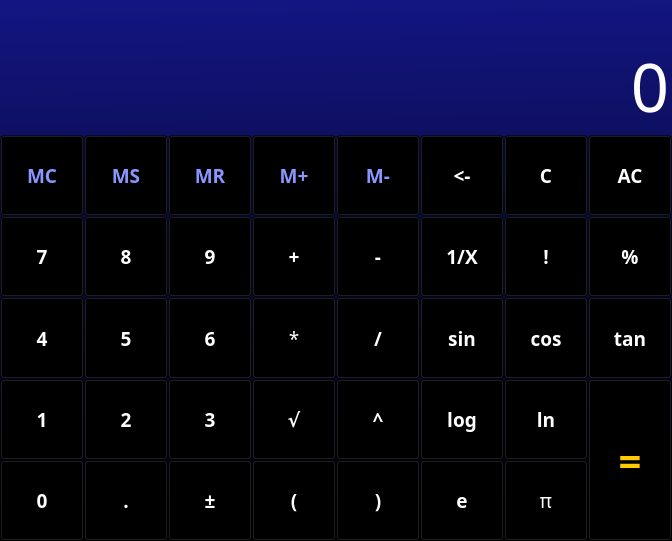
<?xml version="1.0" encoding="UTF-8"?>
<ui version="4.0">
 <class>MainWindow</class>
 <widget class="QMainWindow" name="MainWindow">
  <property name="geometry">
   <rect>
    <x>0</x>
    <y>0</y>
    <width>672</width>
    <height>541</height>
   </rect>
  </property>
  <property name="sizePolicy">
   <sizepolicy hsizetype="Minimum" vsizetype="Minimum">
    <horstretch>0</horstretch>
    <verstretch>0</verstretch>
   </sizepolicy>
  </property>
  <property name="windowTitle">
   <string>Calculator</string>
  </property>
  <property name="styleSheet">
   <string notr="true">background-color: qlineargradient(spread:pad, x1:0.502, y1:0, x2:0.521531, y2:1, stop:0 rgba(19, 21, 130, 255), stop:1 rgba(0, 0, 0, 255));</string>
  </property>
  <widget class="QWidget" name="centralWidget">
   <property name="styleSheet">
    <string notr="true">background-color: rgba(0,0,0,0);</string>
   </property>
   <layout class="QVBoxLayout" name="verticalLayout" stretch="1,3">
    <property name="spacing">
     <number>0</number>
    </property>
    <property name="leftMargin">
     <number>0</number>
    </property>
    <property name="topMargin">
     <number>0</number>
    </property>
    <property name="rightMargin">
     <number>0</number>
    </property>
    <property name="bottomMargin">
     <number>0</number>
    </property>
    <item>
     <widget class="QFrame" name="frame">
      <property name="focusPolicy">
       <enum>Qt::NoFocus</enum>
      </property>
      <property name="frameShape">
       <enum>QFrame::StyledPanel</enum>
      </property>
      <property name="frameShadow">
       <enum>QFrame::Plain</enum>
      </property>
      <property name="lineWidth">
       <number>3</number>
      </property>
      <layout class="QVBoxLayout" name="verticalLayout_2" stretch="0,0">
       <property name="spacing">
        <number>0</number>
       </property>
       <property name="leftMargin">
        <number>0</number>
       </property>
       <property name="topMargin">
        <number>0</number>
       </property>
       <property name="rightMargin">
        <number>0</number>
       </property>
       <property name="bottomMargin">
        <number>0</number>
       </property>
       <item>
        <widget class="QLabel" name="inputLabel">
         <property name="sizePolicy">
          <sizepolicy hsizetype="MinimumExpanding" vsizetype="MinimumExpanding">
           <horstretch>0</horstretch>
           <verstretch>0</verstretch>
          </sizepolicy>
         </property>
         <property name="minimumSize">
          <size>
           <width>0</width>
           <height>0</height>
          </size>
         </property>
         <property name="font">
          <font>
           <family>Purisa</family>
           <pointsize>20</pointsize>
           <weight>75</weight>
           <bold>true</bold>
          </font>
         </property>
         <property name="focusPolicy">
          <enum>Qt::NoFocus</enum>
         </property>
         <property name="styleSheet">
          <string notr="true">background-color: rgba(0,0,0,0);
color: rgb(255, 255, 255);</string>
         </property>
         <property name="text">
          <string/>
         </property>
         <property name="alignment">
          <set>Qt::AlignRight|Qt::AlignTrailing|Qt::AlignVCenter</set>
         </property>
         <property name="indent">
          <number>5</number>
         </property>
        </widget>
       </item>
       <item>
        <widget class="QLabel" name="resultLabel">
         <property name="sizePolicy">
          <sizepolicy hsizetype="MinimumExpanding" vsizetype="MinimumExpanding">
           <horstretch>1</horstretch>
           <verstretch>1</verstretch>
          </sizepolicy>
         </property>
         <property name="font">
          <font>
           <family>Purisa</family>
           <pointsize>50</pointsize>
           <weight>50</weight>
           <italic>false</italic>
           <bold>false</bold>
           <underline>false</underline>
           <kerning>true</kerning>
          </font>
         </property>
         <property name="focusPolicy">
          <enum>Qt::NoFocus</enum>
         </property>
         <property name="layoutDirection">
          <enum>Qt::LeftToRight</enum>
         </property>
         <property name="styleSheet">
          <string notr="true">background-color: rgba(0,0,0,0);
color: rgb(255, 255, 255);</string>
         </property>
         <property name="lineWidth">
          <number>0</number>
         </property>
         <property name="text">
          <string>0</string>
         </property>
         <property name="textFormat">
          <enum>Qt::AutoText</enum>
         </property>
         <property name="scaledContents">
          <bool>true</bool>
         </property>
         <property name="alignment">
          <set>Qt::AlignRight|Qt::AlignTrailing|Qt::AlignVCenter</set>
         </property>
         <property name="margin">
          <number>0</number>
         </property>
         <property name="indent">
          <number>2</number>
         </property>
        </widget>
       </item>
      </layout>
     </widget>
    </item>
    <item>
     <widget class="QFrame" name="bFrame">
      <property name="focusPolicy">
       <enum>Qt::NoFocus</enum>
      </property>
      <property name="styleSheet">
       <string notr="true">QPushButton { background-color: rgba(0, 0, 0, 0); color: white;}
QPushButton:pressed { background-color: rgba(255, 255, 255, 75);  }
QPushButton:hover:!pressed { border: 1px solid rgb(238, 152, 45); background-color: rgba(238, 152, 45, 75); }</string>
      </property>
      <property name="frameShape">
       <enum>QFrame::NoFrame</enum>
      </property>
      <property name="frameShadow">
       <enum>QFrame::Raised</enum>
      </property>
      <property name="lineWidth">
       <number>0</number>
      </property>
      <layout class="QGridLayout" name="gridLayout" rowstretch="1,1,1,1,1" columnstretch="1,1,1,1,1,1,1,1">
       <property name="sizeConstraint">
        <enum>QLayout::SetDefaultConstraint</enum>
       </property>
       <property name="leftMargin">
        <number>0</number>
       </property>
       <property name="topMargin">
        <number>0</number>
       </property>
       <property name="rightMargin">
        <number>0</number>
       </property>
       <property name="bottomMargin">
        <number>0</number>
       </property>
       <property name="spacing">
        <number>0</number>
       </property>
       <item row="1" column="1">
        <widget class="QPushButton" name="b8">
         <property name="sizePolicy">
          <sizepolicy hsizetype="Expanding" vsizetype="Expanding">
           <horstretch>1</horstretch>
           <verstretch>1</verstretch>
          </sizepolicy>
         </property>
         <property name="font">
          <font>
           <family>Purisa</family>
           <pointsize>14</pointsize>
           <weight>75</weight>
           <italic>false</italic>
           <bold>true</bold>
           <underline>false</underline>
           <strikeout>false</strikeout>
          </font>
         </property>
         <property name="focusPolicy">
          <enum>Qt::NoFocus</enum>
         </property>
         <property name="text">
          <string>8</string>
         </property>
        </widget>
       </item>
       <item row="0" column="0">
        <widget class="QPushButton" name="bMC">
         <property name="sizePolicy">
          <sizepolicy hsizetype="Expanding" vsizetype="Expanding">
           <horstretch>1</horstretch>
           <verstretch>1</verstretch>
          </sizepolicy>
         </property>
         <property name="font">
          <font>
           <family>Purisa</family>
           <pointsize>14</pointsize>
           <weight>75</weight>
           <italic>false</italic>
           <bold>true</bold>
           <underline>false</underline>
           <strikeout>false</strikeout>
          </font>
         </property>
         <property name="focusPolicy">
          <enum>Qt::NoFocus</enum>
         </property>
         <property name="styleSheet">
          <string notr="true">color: rgb(138, 150, 255);</string>
         </property>
         <property name="text">
          <string>MC</string>
         </property>
        </widget>
       </item>
       <item row="1" column="2">
        <widget class="QPushButton" name="b9">
         <property name="sizePolicy">
          <sizepolicy hsizetype="Expanding" vsizetype="Expanding">
           <horstretch>1</horstretch>
           <verstretch>1</verstretch>
          </sizepolicy>
         </property>
         <property name="font">
          <font>
           <family>Purisa</family>
           <pointsize>14</pointsize>
           <weight>75</weight>
           <italic>false</italic>
           <bold>true</bold>
           <underline>false</underline>
           <strikeout>false</strikeout>
          </font>
         </property>
         <property name="focusPolicy">
          <enum>Qt::NoFocus</enum>
         </property>
         <property name="text">
          <string>9</string>
         </property>
        </widget>
       </item>
       <item row="1" column="3">
        <widget class="QPushButton" name="bAdd">
         <property name="sizePolicy">
          <sizepolicy hsizetype="Expanding" vsizetype="Expanding">
           <horstretch>1</horstretch>
           <verstretch>1</verstretch>
          </sizepolicy>
         </property>
         <property name="font">
          <font>
           <family>Purisa</family>
           <pointsize>14</pointsize>
           <weight>75</weight>
           <italic>false</italic>
           <bold>true</bold>
           <underline>false</underline>
           <strikeout>false</strikeout>
          </font>
         </property>
         <property name="focusPolicy">
          <enum>Qt::NoFocus</enum>
         </property>
         <property name="text">
          <string>+</string>
         </property>
        </widget>
       </item>
       <item row="4" column="0">
        <widget class="QPushButton" name="b0">
         <property name="sizePolicy">
          <sizepolicy hsizetype="Expanding" vsizetype="Expanding">
           <horstretch>1</horstretch>
           <verstretch>1</verstretch>
          </sizepolicy>
         </property>
         <property name="font">
          <font>
           <family>Purisa</family>
           <pointsize>14</pointsize>
           <weight>75</weight>
           <italic>false</italic>
           <bold>true</bold>
           <underline>false</underline>
           <strikeout>false</strikeout>
          </font>
         </property>
         <property name="focusPolicy">
          <enum>Qt::NoFocus</enum>
         </property>
         <property name="styleSheet">
          <string notr="true"/>
         </property>
         <property name="text">
          <string>0</string>
         </property>
        </widget>
       </item>
       <item row="4" column="1">
        <widget class="QPushButton" name="bDot">
         <property name="sizePolicy">
          <sizepolicy hsizetype="Expanding" vsizetype="Expanding">
           <horstretch>1</horstretch>
           <verstretch>1</verstretch>
          </sizepolicy>
         </property>
         <property name="font">
          <font>
           <family>Purisa</family>
           <pointsize>14</pointsize>
           <weight>75</weight>
           <italic>false</italic>
           <bold>true</bold>
           <underline>false</underline>
           <strikeout>false</strikeout>
          </font>
         </property>
         <property name="focusPolicy">
          <enum>Qt::NoFocus</enum>
         </property>
         <property name="text">
          <string>.</string>
         </property>
        </widget>
       </item>
       <item row="4" column="2">
        <widget class="QPushButton" name="bSign">
         <property name="sizePolicy">
          <sizepolicy hsizetype="Expanding" vsizetype="Expanding">
           <horstretch>1</horstretch>
           <verstretch>1</verstretch>
          </sizepolicy>
         </property>
         <property name="font">
          <font>
           <family>Purisa</family>
           <pointsize>14</pointsize>
           <weight>75</weight>
           <italic>false</italic>
           <bold>true</bold>
           <underline>false</underline>
           <strikeout>false</strikeout>
          </font>
         </property>
         <property name="focusPolicy">
          <enum>Qt::NoFocus</enum>
         </property>
         <property name="text">
          <string>±</string>
         </property>
        </widget>
       </item>
       <item row="4" column="6">
        <widget class="QPushButton" name="bPi">
         <property name="sizePolicy">
          <sizepolicy hsizetype="Expanding" vsizetype="Expanding">
           <horstretch>1</horstretch>
           <verstretch>1</verstretch>
          </sizepolicy>
         </property>
         <property name="font">
          <font>
           <family>Purisa</family>
           <pointsize>14</pointsize>
           <weight>50</weight>
           <italic>false</italic>
           <bold>false</bold>
           <underline>false</underline>
           <strikeout>false</strikeout>
          </font>
         </property>
         <property name="focusPolicy">
          <enum>Qt::NoFocus</enum>
         </property>
         <property name="styleSheet">
          <string notr="true"/>
         </property>
         <property name="text">
          <string>π</string>
         </property>
        </widget>
       </item>
       <item row="2" column="0">
        <widget class="QPushButton" name="b4">
         <property name="sizePolicy">
          <sizepolicy hsizetype="Expanding" vsizetype="Expanding">
           <horstretch>1</horstretch>
           <verstretch>1</verstretch>
          </sizepolicy>
         </property>
         <property name="font">
          <font>
           <family>Purisa</family>
           <pointsize>14</pointsize>
           <weight>75</weight>
           <italic>false</italic>
           <bold>true</bold>
           <underline>false</underline>
           <strikeout>false</strikeout>
          </font>
         </property>
         <property name="focusPolicy">
          <enum>Qt::NoFocus</enum>
         </property>
         <property name="text">
          <string>4</string>
         </property>
        </widget>
       </item>
       <item row="2" column="1">
        <widget class="QPushButton" name="b5">
         <property name="sizePolicy">
          <sizepolicy hsizetype="Expanding" vsizetype="Expanding">
           <horstretch>1</horstretch>
           <verstretch>1</verstretch>
          </sizepolicy>
         </property>
         <property name="font">
          <font>
           <family>Purisa</family>
           <pointsize>14</pointsize>
           <weight>75</weight>
           <italic>false</italic>
           <bold>true</bold>
           <underline>false</underline>
           <strikeout>false</strikeout>
          </font>
         </property>
         <property name="focusPolicy">
          <enum>Qt::NoFocus</enum>
         </property>
         <property name="text">
          <string>5</string>
         </property>
        </widget>
       </item>
       <item row="1" column="5">
        <widget class="QPushButton" name="bReciproc">
         <property name="sizePolicy">
          <sizepolicy hsizetype="Expanding" vsizetype="Expanding">
           <horstretch>1</horstretch>
           <verstretch>1</verstretch>
          </sizepolicy>
         </property>
         <property name="font">
          <font>
           <family>Purisa</family>
           <pointsize>14</pointsize>
           <weight>75</weight>
           <italic>false</italic>
           <bold>true</bold>
           <underline>false</underline>
           <strikeout>false</strikeout>
          </font>
         </property>
         <property name="focusPolicy">
          <enum>Qt::NoFocus</enum>
         </property>
         <property name="styleSheet">
          <string notr="true"/>
         </property>
         <property name="text">
          <string>1/X</string>
         </property>
        </widget>
       </item>
       <item row="1" column="6">
        <widget class="QPushButton" name="bFactorial">
         <property name="sizePolicy">
          <sizepolicy hsizetype="Expanding" vsizetype="Expanding">
           <horstretch>1</horstretch>
           <verstretch>1</verstretch>
          </sizepolicy>
         </property>
         <property name="font">
          <font>
           <family>Purisa</family>
           <pointsize>14</pointsize>
           <weight>75</weight>
           <italic>false</italic>
           <bold>true</bold>
           <underline>false</underline>
           <strikeout>false</strikeout>
          </font>
         </property>
         <property name="focusPolicy">
          <enum>Qt::NoFocus</enum>
         </property>
         <property name="text">
          <string>!</string>
         </property>
        </widget>
       </item>
       <item row="3" column="2">
        <widget class="QPushButton" name="b3">
         <property name="sizePolicy">
          <sizepolicy hsizetype="Expanding" vsizetype="Expanding">
           <horstretch>1</horstretch>
           <verstretch>1</verstretch>
          </sizepolicy>
         </property>
         <property name="font">
          <font>
           <family>Purisa</family>
           <pointsize>14</pointsize>
           <weight>75</weight>
           <italic>false</italic>
           <bold>true</bold>
           <underline>false</underline>
           <strikeout>false</strikeout>
          </font>
         </property>
         <property name="focusPolicy">
          <enum>Qt::NoFocus</enum>
         </property>
         <property name="text">
          <string>3</string>
         </property>
        </widget>
       </item>
       <item row="3" column="3">
        <widget class="QPushButton" name="bSqrt">
         <property name="sizePolicy">
          <sizepolicy hsizetype="Expanding" vsizetype="Expanding">
           <horstretch>1</horstretch>
           <verstretch>1</verstretch>
          </sizepolicy>
         </property>
         <property name="font">
          <font>
           <family>Purisa</family>
           <pointsize>14</pointsize>
           <weight>75</weight>
           <italic>false</italic>
           <bold>true</bold>
           <underline>false</underline>
           <strikeout>false</strikeout>
          </font>
         </property>
         <property name="focusPolicy">
          <enum>Qt::NoFocus</enum>
         </property>
         <property name="text">
          <string>√</string>
         </property>
        </widget>
       </item>
       <item row="2" column="6">
        <widget class="QPushButton" name="bCos">
         <property name="sizePolicy">
          <sizepolicy hsizetype="Expanding" vsizetype="Expanding">
           <horstretch>1</horstretch>
           <verstretch>1</verstretch>
          </sizepolicy>
         </property>
         <property name="font">
          <font>
           <family>Purisa</family>
           <pointsize>14</pointsize>
           <weight>75</weight>
           <italic>false</italic>
           <bold>true</bold>
           <underline>false</underline>
           <strikeout>false</strikeout>
          </font>
         </property>
         <property name="focusPolicy">
          <enum>Qt::NoFocus</enum>
         </property>
         <property name="text">
          <string>cos</string>
         </property>
        </widget>
       </item>
       <item row="2" column="7">
        <widget class="QPushButton" name="bTan">
         <property name="sizePolicy">
          <sizepolicy hsizetype="Expanding" vsizetype="Expanding">
           <horstretch>1</horstretch>
           <verstretch>1</verstretch>
          </sizepolicy>
         </property>
         <property name="font">
          <font>
           <family>Purisa</family>
           <pointsize>14</pointsize>
           <weight>75</weight>
           <italic>false</italic>
           <bold>true</bold>
           <underline>false</underline>
           <strikeout>false</strikeout>
          </font>
         </property>
         <property name="focusPolicy">
          <enum>Qt::NoFocus</enum>
         </property>
         <property name="text">
          <string>tan</string>
         </property>
        </widget>
       </item>
       <item row="0" column="3">
        <widget class="QPushButton" name="bMadd">
         <property name="sizePolicy">
          <sizepolicy hsizetype="Expanding" vsizetype="Expanding">
           <horstretch>1</horstretch>
           <verstretch>1</verstretch>
          </sizepolicy>
         </property>
         <property name="font">
          <font>
           <family>Purisa</family>
           <pointsize>14</pointsize>
           <weight>75</weight>
           <italic>false</italic>
           <bold>true</bold>
           <underline>false</underline>
           <strikeout>false</strikeout>
          </font>
         </property>
         <property name="focusPolicy">
          <enum>Qt::NoFocus</enum>
         </property>
         <property name="styleSheet">
          <string notr="true">color: rgb(138, 150, 255);</string>
         </property>
         <property name="text">
          <string>M+</string>
         </property>
        </widget>
       </item>
       <item row="4" column="3">
        <widget class="QPushButton" name="bParenL">
         <property name="sizePolicy">
          <sizepolicy hsizetype="Expanding" vsizetype="Expanding">
           <horstretch>1</horstretch>
           <verstretch>1</verstretch>
          </sizepolicy>
         </property>
         <property name="font">
          <font>
           <family>Purisa</family>
           <pointsize>14</pointsize>
           <weight>75</weight>
           <italic>false</italic>
           <bold>true</bold>
           <underline>false</underline>
           <strikeout>false</strikeout>
          </font>
         </property>
         <property name="focusPolicy">
          <enum>Qt::NoFocus</enum>
         </property>
         <property name="text">
          <string>(</string>
         </property>
        </widget>
       </item>
       <item row="4" column="4">
        <widget class="QPushButton" name="bParenR">
         <property name="enabled">
          <bool>false</bool>
         </property>
         <property name="sizePolicy">
          <sizepolicy hsizetype="Expanding" vsizetype="Expanding">
           <horstretch>1</horstretch>
           <verstretch>1</verstretch>
          </sizepolicy>
         </property>
         <property name="font">
          <font>
           <family>Purisa</family>
           <pointsize>14</pointsize>
           <weight>75</weight>
           <italic>false</italic>
           <bold>true</bold>
           <underline>false</underline>
           <strikeout>false</strikeout>
          </font>
         </property>
         <property name="focusPolicy">
          <enum>Qt::NoFocus</enum>
         </property>
         <property name="text">
          <string>)</string>
         </property>
        </widget>
       </item>
       <item row="4" column="5">
        <widget class="QPushButton" name="bEuler">
         <property name="sizePolicy">
          <sizepolicy hsizetype="Expanding" vsizetype="Expanding">
           <horstretch>1</horstretch>
           <verstretch>1</verstretch>
          </sizepolicy>
         </property>
         <property name="font">
          <font>
           <family>Purisa</family>
           <pointsize>14</pointsize>
           <weight>75</weight>
           <italic>false</italic>
           <bold>true</bold>
           <underline>false</underline>
           <strikeout>false</strikeout>
          </font>
         </property>
         <property name="focusPolicy">
          <enum>Qt::NoFocus</enum>
         </property>
         <property name="text">
          <string>e</string>
         </property>
         <property name="flat">
          <bool>false</bool>
         </property>
        </widget>
       </item>
       <item row="0" column="7">
        <widget class="QPushButton" name="bAllClear">
         <property name="sizePolicy">
          <sizepolicy hsizetype="Expanding" vsizetype="Expanding">
           <horstretch>1</horstretch>
           <verstretch>1</verstretch>
          </sizepolicy>
         </property>
         <property name="font">
          <font>
           <family>Purisa</family>
           <pointsize>14</pointsize>
           <weight>75</weight>
           <italic>false</italic>
           <bold>true</bold>
           <underline>false</underline>
           <strikeout>false</strikeout>
          </font>
         </property>
         <property name="focusPolicy">
          <enum>Qt::NoFocus</enum>
         </property>
         <property name="text">
          <string>AC</string>
         </property>
        </widget>
       </item>
       <item row="1" column="0">
        <widget class="QPushButton" name="b7">
         <property name="sizePolicy">
          <sizepolicy hsizetype="Expanding" vsizetype="Expanding">
           <horstretch>1</horstretch>
           <verstretch>1</verstretch>
          </sizepolicy>
         </property>
         <property name="font">
          <font>
           <family>Purisa</family>
           <pointsize>14</pointsize>
           <weight>75</weight>
           <italic>false</italic>
           <bold>true</bold>
           <underline>false</underline>
           <strikeout>false</strikeout>
          </font>
         </property>
         <property name="focusPolicy">
          <enum>Qt::NoFocus</enum>
         </property>
         <property name="styleSheet">
          <string notr="true"/>
         </property>
         <property name="text">
          <string>7</string>
         </property>
        </widget>
       </item>
       <item row="3" column="7" rowspan="2">
        <widget class="QPushButton" name="bEquals">
         <property name="sizePolicy">
          <sizepolicy hsizetype="Expanding" vsizetype="Expanding">
           <horstretch>1</horstretch>
           <verstretch>1</verstretch>
          </sizepolicy>
         </property>
         <property name="font">
          <font>
           <family>Purisa</family>
           <pointsize>30</pointsize>
           <weight>75</weight>
           <italic>false</italic>
           <bold>true</bold>
           <underline>false</underline>
           <strikeout>false</strikeout>
          </font>
         </property>
         <property name="focusPolicy">
          <enum>Qt::NoFocus</enum>
         </property>
         <property name="styleSheet">
          <string notr="true">color: rgb(255, 204, 0);</string>
         </property>
         <property name="text">
          <string>=</string>
         </property>
        </widget>
       </item>
       <item row="0" column="2">
        <widget class="QPushButton" name="bMR">
         <property name="sizePolicy">
          <sizepolicy hsizetype="Expanding" vsizetype="Expanding">
           <horstretch>1</horstretch>
           <verstretch>1</verstretch>
          </sizepolicy>
         </property>
         <property name="font">
          <font>
           <family>Purisa</family>
           <pointsize>14</pointsize>
           <weight>75</weight>
           <italic>false</italic>
           <bold>true</bold>
           <underline>false</underline>
           <strikeout>false</strikeout>
          </font>
         </property>
         <property name="focusPolicy">
          <enum>Qt::NoFocus</enum>
         </property>
         <property name="styleSheet">
          <string notr="true">color: rgb(138, 150, 255);</string>
         </property>
         <property name="text">
          <string>MR</string>
         </property>
        </widget>
       </item>
       <item row="0" column="4">
        <widget class="QPushButton" name="bMsub">
         <property name="sizePolicy">
          <sizepolicy hsizetype="Expanding" vsizetype="Expanding">
           <horstretch>1</horstretch>
           <verstretch>1</verstretch>
          </sizepolicy>
         </property>
         <property name="font">
          <font>
           <family>Purisa</family>
           <pointsize>14</pointsize>
           <weight>75</weight>
           <italic>false</italic>
           <bold>true</bold>
           <underline>false</underline>
           <strikeout>false</strikeout>
          </font>
         </property>
         <property name="focusPolicy">
          <enum>Qt::NoFocus</enum>
         </property>
         <property name="styleSheet">
          <string notr="true">color: rgb(138, 150, 255);</string>
         </property>
         <property name="text">
          <string>M-</string>
         </property>
        </widget>
       </item>
       <item row="0" column="1">
        <widget class="QPushButton" name="bMS">
         <property name="sizePolicy">
          <sizepolicy hsizetype="Expanding" vsizetype="Expanding">
           <horstretch>1</horstretch>
           <verstretch>1</verstretch>
          </sizepolicy>
         </property>
         <property name="font">
          <font>
           <family>Purisa</family>
           <pointsize>14</pointsize>
           <weight>75</weight>
           <italic>false</italic>
           <bold>true</bold>
           <underline>false</underline>
           <strikeout>false</strikeout>
          </font>
         </property>
         <property name="focusPolicy">
          <enum>Qt::NoFocus</enum>
         </property>
         <property name="styleSheet">
          <string notr="true">color: rgb(138, 150, 255);</string>
         </property>
         <property name="text">
          <string>MS</string>
         </property>
        </widget>
       </item>
       <item row="2" column="4">
        <widget class="QPushButton" name="bDiv">
         <property name="sizePolicy">
          <sizepolicy hsizetype="Expanding" vsizetype="Expanding">
           <horstretch>1</horstretch>
           <verstretch>1</verstretch>
          </sizepolicy>
         </property>
         <property name="font">
          <font>
           <family>Purisa</family>
           <pointsize>14</pointsize>
           <weight>75</weight>
           <italic>false</italic>
           <bold>true</bold>
           <underline>false</underline>
           <strikeout>false</strikeout>
          </font>
         </property>
         <property name="focusPolicy">
          <enum>Qt::NoFocus</enum>
         </property>
         <property name="text">
          <string>/</string>
         </property>
        </widget>
       </item>
       <item row="2" column="5">
        <widget class="QPushButton" name="bSin">
         <property name="sizePolicy">
          <sizepolicy hsizetype="Expanding" vsizetype="Expanding">
           <horstretch>1</horstretch>
           <verstretch>1</verstretch>
          </sizepolicy>
         </property>
         <property name="font">
          <font>
           <family>Purisa</family>
           <pointsize>14</pointsize>
           <weight>75</weight>
           <italic>false</italic>
           <bold>true</bold>
           <underline>false</underline>
           <strikeout>false</strikeout>
          </font>
         </property>
         <property name="focusPolicy">
          <enum>Qt::NoFocus</enum>
         </property>
         <property name="text">
          <string>sin</string>
         </property>
        </widget>
       </item>
       <item row="1" column="4">
        <widget class="QPushButton" name="bSub">
         <property name="sizePolicy">
          <sizepolicy hsizetype="Expanding" vsizetype="Expanding">
           <horstretch>1</horstretch>
           <verstretch>1</verstretch>
          </sizepolicy>
         </property>
         <property name="font">
          <font>
           <family>Purisa</family>
           <pointsize>14</pointsize>
           <weight>75</weight>
           <italic>false</italic>
           <bold>true</bold>
           <underline>false</underline>
           <strikeout>false</strikeout>
          </font>
         </property>
         <property name="focusPolicy">
          <enum>Qt::NoFocus</enum>
         </property>
         <property name="text">
          <string>-</string>
         </property>
        </widget>
       </item>
       <item row="1" column="7">
        <widget class="QPushButton" name="bMod">
         <property name="sizePolicy">
          <sizepolicy hsizetype="Expanding" vsizetype="Expanding">
           <horstretch>1</horstretch>
           <verstretch>1</verstretch>
          </sizepolicy>
         </property>
         <property name="font">
          <font>
           <family>Purisa</family>
           <pointsize>14</pointsize>
           <weight>75</weight>
           <italic>false</italic>
           <bold>true</bold>
           <underline>false</underline>
           <strikeout>false</strikeout>
          </font>
         </property>
         <property name="focusPolicy">
          <enum>Qt::NoFocus</enum>
         </property>
         <property name="text">
          <string>%</string>
         </property>
        </widget>
       </item>
       <item row="3" column="4">
        <widget class="QPushButton" name="bPower">
         <property name="sizePolicy">
          <sizepolicy hsizetype="Expanding" vsizetype="Expanding">
           <horstretch>1</horstretch>
           <verstretch>1</verstretch>
          </sizepolicy>
         </property>
         <property name="font">
          <font>
           <family>Purisa</family>
           <pointsize>14</pointsize>
           <weight>75</weight>
           <italic>false</italic>
           <bold>true</bold>
           <underline>false</underline>
           <strikeout>false</strikeout>
          </font>
         </property>
         <property name="focusPolicy">
          <enum>Qt::NoFocus</enum>
         </property>
         <property name="text">
          <string>^</string>
         </property>
        </widget>
       </item>
       <item row="3" column="5">
        <widget class="QPushButton" name="bLog">
         <property name="sizePolicy">
          <sizepolicy hsizetype="Expanding" vsizetype="Expanding">
           <horstretch>1</horstretch>
           <verstretch>1</verstretch>
          </sizepolicy>
         </property>
         <property name="font">
          <font>
           <family>Purisa</family>
           <pointsize>14</pointsize>
           <weight>75</weight>
           <italic>false</italic>
           <bold>true</bold>
           <underline>false</underline>
           <strikeout>false</strikeout>
          </font>
         </property>
         <property name="focusPolicy">
          <enum>Qt::NoFocus</enum>
         </property>
         <property name="text">
          <string>log</string>
         </property>
        </widget>
       </item>
       <item row="3" column="6">
        <widget class="QPushButton" name="bLn">
         <property name="sizePolicy">
          <sizepolicy hsizetype="Expanding" vsizetype="Expanding">
           <horstretch>1</horstretch>
           <verstretch>1</verstretch>
          </sizepolicy>
         </property>
         <property name="font">
          <font>
           <family>Purisa</family>
           <pointsize>14</pointsize>
           <weight>75</weight>
           <italic>false</italic>
           <bold>true</bold>
           <underline>false</underline>
           <strikeout>false</strikeout>
          </font>
         </property>
         <property name="focusPolicy">
          <enum>Qt::NoFocus</enum>
         </property>
         <property name="text">
          <string>ln</string>
         </property>
        </widget>
       </item>
       <item row="2" column="2">
        <widget class="QPushButton" name="b6">
         <property name="sizePolicy">
          <sizepolicy hsizetype="Expanding" vsizetype="Expanding">
           <horstretch>1</horstretch>
           <verstretch>1</verstretch>
          </sizepolicy>
         </property>
         <property name="font">
          <font>
           <family>Purisa</family>
           <pointsize>14</pointsize>
           <weight>75</weight>
           <italic>false</italic>
           <bold>true</bold>
           <underline>false</underline>
           <strikeout>false</strikeout>
          </font>
         </property>
         <property name="focusPolicy">
          <enum>Qt::NoFocus</enum>
         </property>
         <property name="text">
          <string>6</string>
         </property>
        </widget>
       </item>
       <item row="2" column="3">
        <widget class="QPushButton" name="bTimes">
         <property name="sizePolicy">
          <sizepolicy hsizetype="Expanding" vsizetype="Expanding">
           <horstretch>1</horstretch>
           <verstretch>1</verstretch>
          </sizepolicy>
         </property>
         <property name="font">
          <font>
           <family>Purisa</family>
           <pointsize>14</pointsize>
           <weight>50</weight>
           <italic>false</italic>
           <bold>false</bold>
           <underline>false</underline>
           <strikeout>false</strikeout>
          </font>
         </property>
         <property name="focusPolicy">
          <enum>Qt::NoFocus</enum>
         </property>
         <property name="text">
          <string>*</string>
         </property>
        </widget>
       </item>
       <item row="0" column="5">
        <widget class="QPushButton" name="bBack">
         <property name="sizePolicy">
          <sizepolicy hsizetype="Expanding" vsizetype="Expanding">
           <horstretch>1</horstretch>
           <verstretch>1</verstretch>
          </sizepolicy>
         </property>
         <property name="font">
          <font>
           <family>Purisa</family>
           <pointsize>14</pointsize>
           <weight>75</weight>
           <italic>false</italic>
           <bold>true</bold>
           <underline>false</underline>
           <strikeout>false</strikeout>
          </font>
         </property>
         <property name="focusPolicy">
          <enum>Qt::NoFocus</enum>
         </property>
         <property name="text">
          <string>&lt;-</string>
         </property>
        </widget>
       </item>
       <item row="0" column="6">
        <widget class="QPushButton" name="bClear">
         <property name="sizePolicy">
          <sizepolicy hsizetype="Expanding" vsizetype="Expanding">
           <horstretch>1</horstretch>
           <verstretch>1</verstretch>
          </sizepolicy>
         </property>
         <property name="font">
          <font>
           <family>Purisa</family>
           <pointsize>14</pointsize>
           <weight>75</weight>
           <italic>false</italic>
           <bold>true</bold>
           <underline>false</underline>
           <strikeout>false</strikeout>
          </font>
         </property>
         <property name="focusPolicy">
          <enum>Qt::NoFocus</enum>
         </property>
         <property name="text">
          <string>C</string>
         </property>
        </widget>
       </item>
       <item row="3" column="0">
        <widget class="QPushButton" name="b1">
         <property name="sizePolicy">
          <sizepolicy hsizetype="Expanding" vsizetype="Expanding">
           <horstretch>1</horstretch>
           <verstretch>1</verstretch>
          </sizepolicy>
         </property>
         <property name="font">
          <font>
           <family>Purisa</family>
           <pointsize>14</pointsize>
           <weight>75</weight>
           <italic>false</italic>
           <bold>true</bold>
           <underline>false</underline>
           <strikeout>false</strikeout>
          </font>
         </property>
         <property name="focusPolicy">
          <enum>Qt::NoFocus</enum>
         </property>
         <property name="styleSheet">
          <string notr="true"/>
         </property>
         <property name="text">
          <string>1</string>
         </property>
        </widget>
       </item>
       <item row="3" column="1">
        <widget class="QPushButton" name="b2">
         <property name="sizePolicy">
          <sizepolicy hsizetype="Expanding" vsizetype="Expanding">
           <horstretch>1</horstretch>
           <verstretch>1</verstretch>
          </sizepolicy>
         </property>
         <property name="font">
          <font>
           <family>Purisa</family>
           <pointsize>14</pointsize>
           <weight>75</weight>
           <italic>false</italic>
           <bold>true</bold>
           <underline>false</underline>
           <strikeout>false</strikeout>
          </font>
         </property>
         <property name="focusPolicy">
          <enum>Qt::NoFocus</enum>
         </property>
         <property name="text">
          <string>2</string>
         </property>
        </widget>
       </item>
      </layout>
     </widget>
    </item>
   </layout>
  </widget>
 </widget>
 <layoutdefault spacing="6" margin="11"/>
 <tabstops>
  <tabstop>bMC</tabstop>
  <tabstop>bMS</tabstop>
  <tabstop>bMR</tabstop>
  <tabstop>bMadd</tabstop>
  <tabstop>bMsub</tabstop>
  <tabstop>bBack</tabstop>
  <tabstop>bClear</tabstop>
  <tabstop>bAllClear</tabstop>
  <tabstop>b7</tabstop>
  <tabstop>b8</tabstop>
  <tabstop>b9</tabstop>
  <tabstop>bAdd</tabstop>
  <tabstop>bSub</tabstop>
  <tabstop>bReciproc</tabstop>
  <tabstop>bFactorial</tabstop>
  <tabstop>bMod</tabstop>
  <tabstop>b4</tabstop>
  <tabstop>b5</tabstop>
  <tabstop>b6</tabstop>
  <tabstop>bTimes</tabstop>
  <tabstop>bDiv</tabstop>
  <tabstop>bSin</tabstop>
  <tabstop>bCos</tabstop>
  <tabstop>bTan</tabstop>
  <tabstop>b1</tabstop>
  <tabstop>b2</tabstop>
  <tabstop>b3</tabstop>
  <tabstop>bSqrt</tabstop>
  <tabstop>bPower</tabstop>
  <tabstop>bLog</tabstop>
  <tabstop>bLn</tabstop>
  <tabstop>bEquals</tabstop>
  <tabstop>b0</tabstop>
  <tabstop>bDot</tabstop>
  <tabstop>bSign</tabstop>
  <tabstop>bParenL</tabstop>
  <tabstop>bParenR</tabstop>
  <tabstop>bEuler</tabstop>
  <tabstop>bPi</tabstop>
 </tabstops>
 <resources/>
 <connections/>
</ui>
